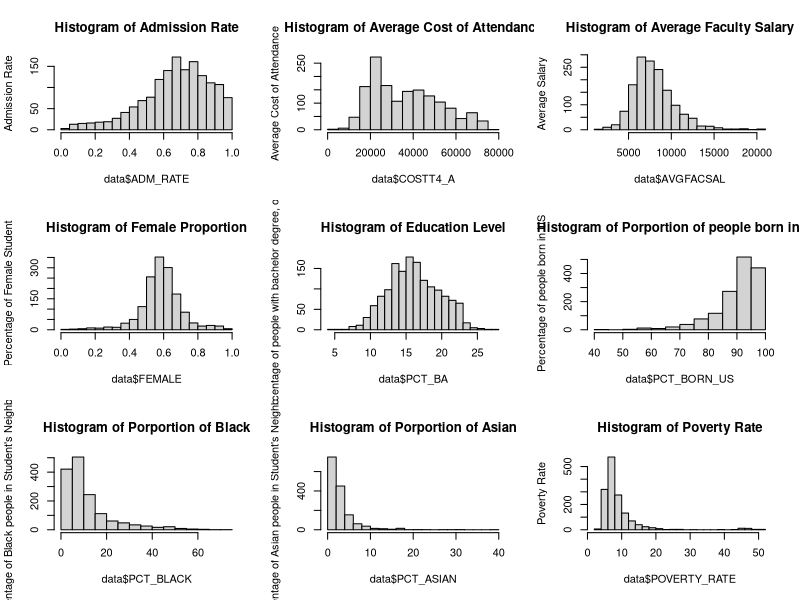
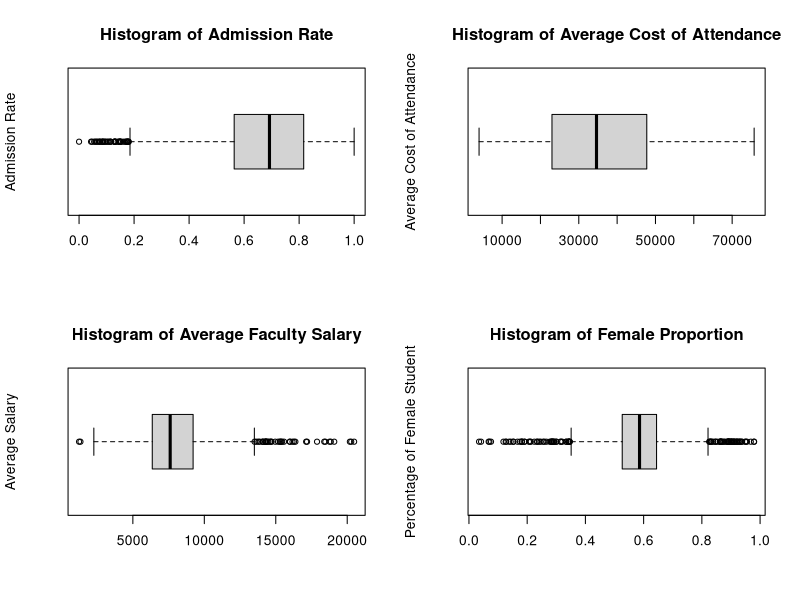
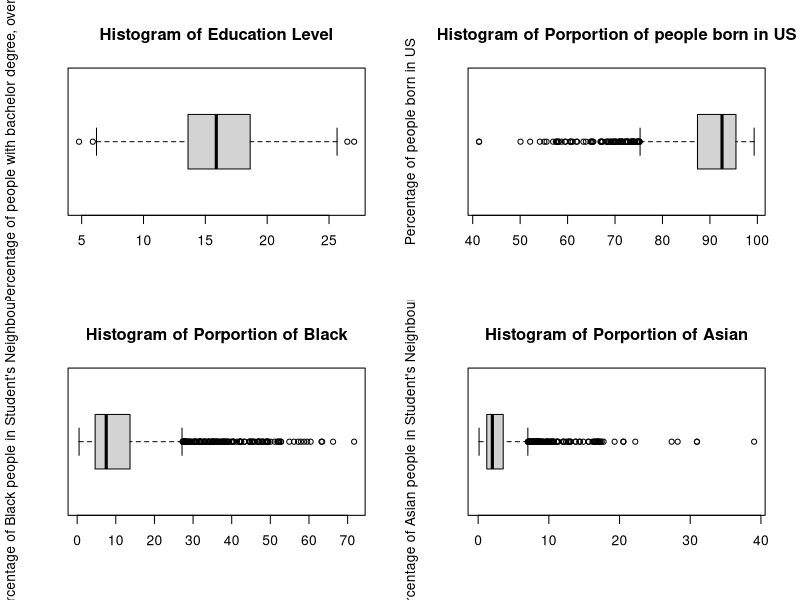
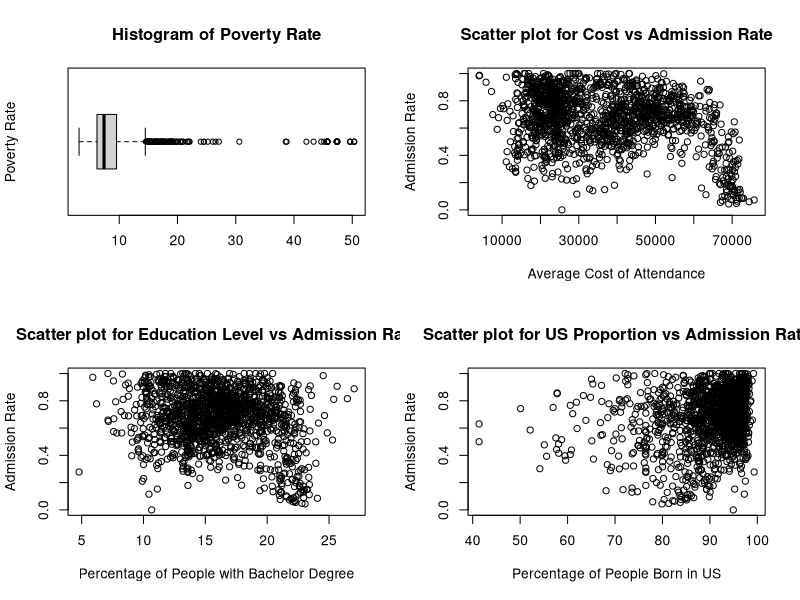
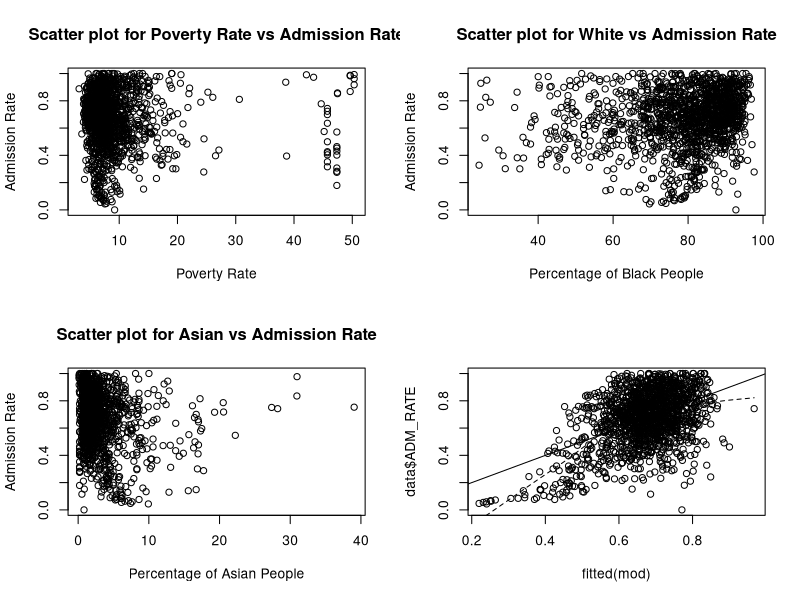
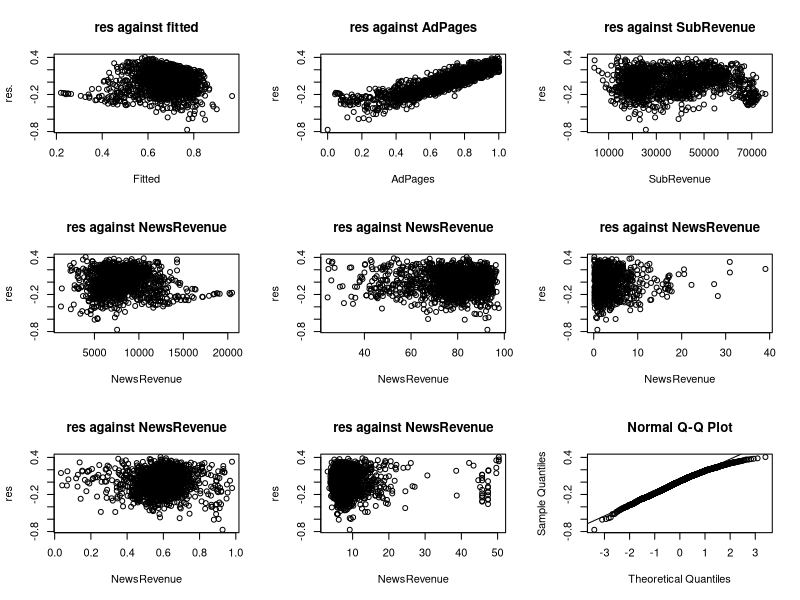

These charts were generated, in order, by the following R code:
## ---- chunk 1
knitr::opts_chunk$set(echo = TRUE)
## ---- chunk 2
data <- read.csv("Video_project_dataset.csv")
data$REGION_1 = ifelse(data$REGION==1, 1, 0)
data$REGION_2 = ifelse(data$REGION==2, 1, 0)
data$REGION_3 = ifelse(data$REGION==3, 1, 0)
data$REGION_4 = ifelse(data$REGION==4, 1, 0)
data$REGION_5 = ifelse(data$REGION==5, 1, 0)
data$REGION_6 = ifelse(data$REGION==6, 1, 0)
data$REGION_7 = ifelse(data$REGION==7, 1, 0)
data$REGION_8 = ifelse(data$REGION==8, 1, 0)
data$REGION_9 = ifelse(data$REGION==9, 1, 0)
data$CONTROL_1 = ifelse(data$CONTROL==1, 1, 0)
data$CONTROL_2 = ifelse(data$CONTROL==2, 1, 0)
data$CONTROL_3 = ifelse(data$CONTROL==3, 1, 0)
summary(data)
## ---- chunk 3
par(mfrow=c(3,3))
hist(data$ADM_RATE, main="Histogram of Admission Rate", ylab="Admission Rate", breaks=20)
hist(data$COSTT4_A, main="Histogram of Average Cost of Attendance", ylab="Average Cost of Attendance",breaks=20)
hist(data$AVGFACSAL, main="Histogram of Average Faculty Salary", ylab="Average Salary",breaks=20)
hist(data$FEMALE, main="Histogram of Female Proportion", ylab="Percentage of Female Student",breaks=20)
hist(data$PCT_BA, main="Histogram of Education Level", ylab="Percentage of people with bachelor degree, over 25",breaks=20)
hist(data$PCT_BORN_US, main="Histogram of Porportion of people born in US", ylab="Percentage of people born in US",breaks=20)
hist(data$PCT_BLACK, main="Histogram of Porportion of Black", ylab="Percentage of Black people in Student's Neighbourhood",breaks=20)
hist(data$PCT_ASIAN, main="Histogram of Porportion of Asian", ylab="Percentage of Asian people in Student's Neighbourhood",breaks=20)
hist(data$POVERTY_RATE, main="Histogram of Poverty Rate", ylab="Poverty Rate",breaks=20)
## ---- chunk 4
par(mfrow=c(2,2))
boxplot(data$ADM_RATE, main="Histogram of Admission Rate", ylab="Admission Rate", horizontal=TRUE)
boxplot(data$COSTT4_A, main="Histogram of Average Cost of Attendance", ylab="Average Cost of Attendance",horizontal=TRUE)
boxplot(data$AVGFACSAL, main="Histogram of Average Faculty Salary", ylab="Average Salary",horizontal=TRUE)
boxplot(data$FEMALE, main="Histogram of Female Proportion", ylab="Percentage of Female Student",horizontal=TRUE)
boxplot(data$PCT_BA, main="Histogram of Education Level", ylab="Percentage of people with bachelor degree, over 25",horizontal=TRUE)
boxplot(data$PCT_BORN_US, main="Histogram of Porportion of people born in US", ylab="Percentage of people born in US",horizontal=TRUE)
boxplot(data$PCT_BLACK, main="Histogram of Porportion of Black", ylab="Percentage of Black people in Student's Neighbourhood",horizontal=TRUE)
boxplot(data$PCT_ASIAN, main="Histogram of Porportion of Asian", ylab="Percentage of Asian people in Student's Neighbourhood",horizontal=TRUE)
boxplot(data$POVERTY_RATE, main="Histogram of Poverty Rate", ylab="Poverty Rate",horizontal=TRUE)
## ---- chunk 5
plot(x=data$COSTT4_A,y=data$ADM_RATE,xlab="Average Cost of Attendance", ylab="Admission Rate", main="Scatter plot for Cost vs Admission Rate")
plot(x=data$PCT_BA,y=data$ADM_RATE,xlab="Percentage of People with Bachelor Degree", ylab="Admission Rate", main="Scatter plot for Education Level vs Admission Rate")
plot(x=data$PCT_BORN_US,y=data$ADM_RATE,xlab="Percentage of People Born in US", ylab="Admission Rate", main="Scatter plot for US Proportion vs Admission Rate")
plot(x=data$POVERTY_RATE,y=data$ADM_RATE,xlab="Poverty Rate", ylab="Admission Rate", main="Scatter plot for Poverty Rate vs Admission Rate")
plot(x=data$PCT_WHITE,y=data$ADM_RATE,xlab="Percentage of Black People", ylab="Admission Rate", main="Scatter plot for White vs Admission Rate")
plot(x=data$PCT_ASIAN,y=data$ADM_RATE,xlab="Percentage of Asian People", ylab="Admission Rate", main="Scatter plot for Asian vs Admission Rate")
## ---- chunk 6
mod1 <- lm(ADM_RATE ~ CONTROL_1+CONTROL_2+COSTT4_A+AVGFACSAL+FEMALE+PCT_BA+PCT_WHITE+PCT_ASIAN+PCT_BLACK+POVERTY_RATE+CONTROL_1*FEMALE+CONTROL_1*PCT_ASIAN+CONTROL_1*POVERTY_RATE+CONTROL_1*COSTT4_A+CONTROL_1*AVGFACSAL+CONTROL_1*PCT_WHITE+CONTROL_1*PCT_BA, data=data)
summary(mod1)
## ---- chunk 7
mod1 <- lm(ADM_RATE ~ CONTROL_1+CONTROL_2+COSTT4_A+AVGFACSAL+FEMALE+PCT_BA+PCT_WHITE+PCT_ASIAN+PCT_BLACK+POVERTY_RATE, data=data)
mod2 <- lm(ADM_RATE ~ CONTROL_1+CONTROL_2+COSTT4_A+AVGFACSAL+FEMALE+PCT_BA+PCT_WHITE+PCT_ASIAN+PCT_BLACK+POVERTY_RATE+CONTROL_1*FEMALE+CONTROL_1*PCT_ASIAN+CONTROL_1*POVERTY_RATE+CONTROL_1*COSTT4_A+CONTROL_1*AVGFACSAL+CONTROL_1*PCT_WHITE+CONTROL_1*PCT_BA, data=data)
anova(mod1,mod2)
## ---- chunk 8
mod3 <- lm(ADM_RATE ~ CONTROL_1+COSTT4_A+AVGFACSAL+FEMALE+PCT_WHITE+PCT_ASIAN+POVERTY_RATE+CONTROL_1*FEMALE+CONTROL_1*PCT_ASIAN, data=data)
mod4 <- lm(ADM_RATE ~ CONTROL_1+COSTT4_A+AVGFACSAL+FEMALE+PCT_WHITE+PCT_ASIAN+POVERTY_RATE+CONTROL_1*FEMALE+CONTROL_1*PCT_ASIAN+CONTROL_1*POVERTY_RATE+CONTROL_1*COSTT4_A+CONTROL_1*AVGFACSAL+CONTROL_1*PCT_WHITE, data=data)
anova(mod3,mod4)
## ---- chunk 9
mod <- lm(ADM_RATE ~ CONTROL_1+COSTT4_A+AVGFACSAL+FEMALE+PCT_WHITE+PCT_ASIAN+POVERTY_RATE+CONTROL_1*FEMALE+CONTROL_1*PCT_ASIAN, data=data)
r <- resid(mod)
plot(data$ADM_RATE ~ fitted(mod))
abline(a=0,b=1)
lines(lowess(data$ADM_RATE ~ fitted(mod)), lty=2)
## ---- chunk 10
par(mfrow=c(3,3))
plot(r ~fitted(mod), main="res against fitted", xlab="Fitted", ylab="res.")
plot(r ~ data$ADM_RATE, main="res against AdPages", xlab="AdPages", ylab="res")
plot(r ~ data$COSTT4_A, main="res against SubRevenue", xlab="SubRevenue", ylab="res")
plot(r ~ data$AVGFACSAL, main="res against NewsRevenue", xlab="NewsRevenue", ylab="res")
plot(r ~ data$PCT_WHITE, main="res against NewsRevenue", xlab="NewsRevenue", ylab="res")
plot(r ~ data$PCT_ASIAN, main="res against NewsRevenue", xlab="NewsRevenue", ylab="res")
plot(r ~ data$FEMALE, main="res against NewsRevenue", xlab="NewsRevenue", ylab="res")
plot(r ~ data$POVERTY_RATE, main="res against NewsRevenue", xlab="NewsRevenue", ylab="res")
qqnorm(r)
qqline(r)
## ---- chunk 11
data<-data[which(data$ADM_RATE != 0),]
library(car)
p <-powerTransform(cbind(data$ADM_RATE,data$COSTT4_A,data$AVGFACSAL,data$FEMALE,data$PCT_WHITE,data$PCT_ASIAN,data$POVERTY_RATE)~1)
summary(p)
## ---- chunk 12
mod <- lm(ADM_RATE ~ CONTROL_1+COSTT4_A+AVGFACSAL+FEMALE+PCT_WHITE+log(POVERTY_RATE)+CONTROL_1*FEMALE+CONTROL_1*log(PCT_ASIAN), data=data)
summary(mod)

